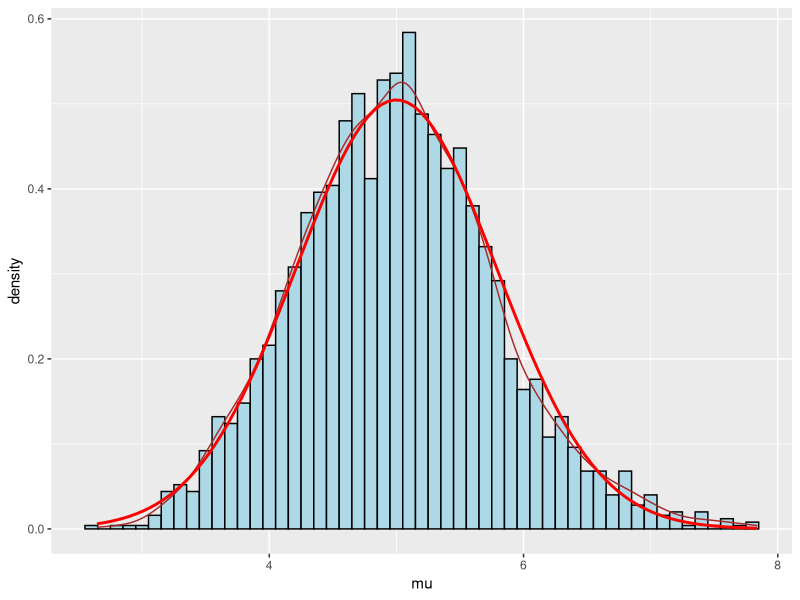
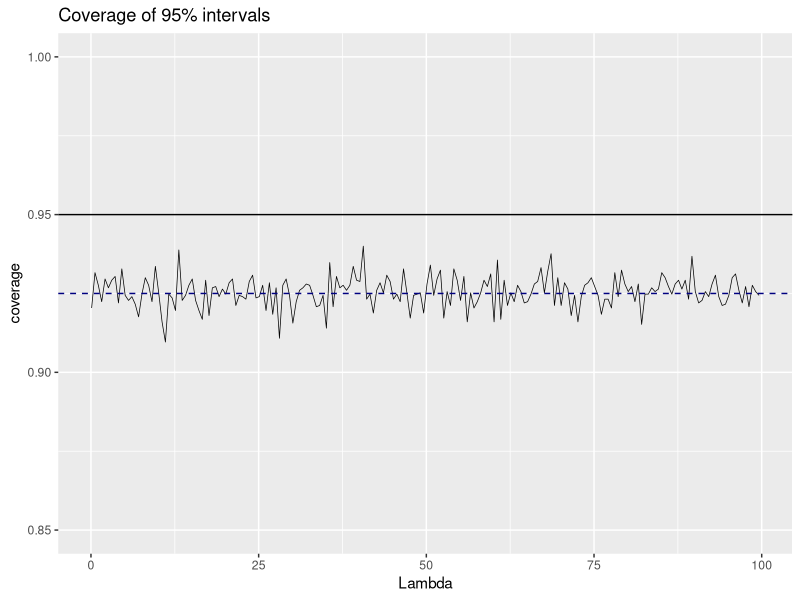

The R source for these figures, in order:
## ---- chunk 1
set.seed(12312412) # random seed
library(ggplot2) # plotting 

lambda <- 0.2
n_samples <- 40 
n_sims <- 2500
mu <- apply(matrix(rexp(n_samples*n_sims, lambda), n_sims), 1, mean) # sample means
mean_mu <- mean(mu) # mean of sample means
mu_theor <- 1/lambda # theoretical mean
var_mu <- var(mu) # variance of sample means
var_theor <- 1/(n_samples*lambda^2)
## ---- chunk 2
g <- ggplot(data = data.frame(mu), aes(x=mu)) +
  geom_histogram(aes(y=..density..), binwidth=0.1, fill='lightblue', colour='black') +
  geom_density(colour="brown") + stat_function(fun=dnorm, colour="red", size=1,
             args = list(mean = 5,sd = 1/(lambda)*(1/sqrt(n_samples))))
## ---- chunk 3
plot(g)
## ---- chunk 4
shapiro <- shapiro.test(mu)$p.value # answer is 2.208415e-12
## ---- chunk 5
lambda_val <- seq(0.1, 100.0, by = .5)
coverage <- sapply(lambda_val, function(lambda){
  runs   <- matrix(rexp(n_samples*n_sims,lambda) , n_sims)    
  lhats  <- apply(runs , 1, mean)
  lsd    <- apply(runs,1,sd)
  ll     <- lhats - qnorm(.975) * lsd /sqrt(n_samples)
  ul     <- lhats + qnorm(.975) * lsd /sqrt(n_samples)
  mean(ll < 1/lambda & ul > 1/lambda)

  })

# plot all the things

ggplot(data.frame(lambda_val, coverage), aes(x=lambda_val, y=coverage)) +  
    geom_line(size = .25) + geom_hline(yintercept = 0.95) + 
    geom_hline(yintercept = 0.925, colour='navy', linetype=2)+
    ylim(.85, 1.0) +  xlab("Lambda") +  
    ggtitle("Coverage of 95% intervals")

    # check coverage max and min
max(coverage)
min(coverage)
